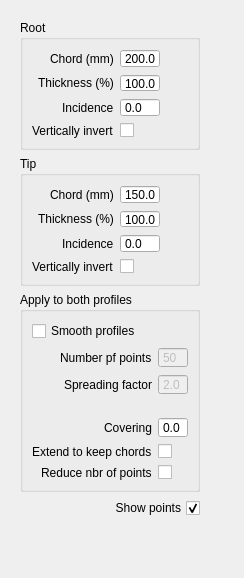
      <widget class="QWidget" name="tabTransform">
       <attribute name="title">
        <string>Transform</string>
       </attribute>
       <layout class="QHBoxLayout" name="horizontalLayout_5">
        <item>
         <widget class="QWidget" name="widgetTransformLeft" native="true">
          <property name="minimumSize">
           <size>
            <width>180</width>
            <height>0</height>
           </size>
          </property>
          <property name="maximumSize">
           <size>
            <width>200</width>
            <height>16777215</height>
           </size>
          </property>
          <layout class="QVBoxLayout" name="verticalLayout_22">
           <item>
            <layout class="QVBoxLayout" name="verticalLayout_5">
             <item>
              <widget class="QGroupBox" name="groupBox">
               <property name="maximumSize">
                <size>
                 <width>180</width>
                 <height>130</height>
                </size>
               </property>
               <property name="title">
                <string>Root</string>
               </property>
               <layout class="QFormLayout" name="formLayout_8">
                <item row="0" column="0">
                 <layout class="QFormLayout" name="formLayout">
                  <property name="labelAlignment">
                   <set>Qt::AlignRight|Qt::AlignTrailing|Qt::AlignVCenter</set>
                  </property>
                  <item row="0" column="0">
                   <widget class="QLabel" name="LRChord">
                    <property name="text">
                     <string>Chord (mm)</string>
                    </property>
                   </widget>
                  </item>
                  <item row="0" column="1">
                   <widget class="QDoubleSpinBox" name="cRoot">
                    <property name="maximumSize">
                     <size>
                      <width>40</width>
                      <height>16777215</height>
                     </size>
                    </property>
                    <property name="buttonSymbols">
                     <enum>QAbstractSpinBox::NoButtons</enum>
                    </property>
                    <property name="decimals">
                     <number>1</number>
                    </property>
                    <property name="minimum">
                     <double>1.000000000000000</double>
                    </property>
                    <property name="maximum">
                     <double>1000.000000000000000</double>
                    </property>
                    <property name="value">
                     <double>200.000000000000000</double>
                    </property>
                   </widget>
                  </item>
                  <item row="1" column="0">
                   <widget class="QLabel" name="LRTickness">
                    <property name="text">
                     <string>Thickness (%)</string>
                    </property>
                   </widget>
                  </item>
                  <item row="1" column="1">
                   <widget class="QDoubleSpinBox" name="thicknessRoot">
                    <property name="maximumSize">
                     <size>
                      <width>40</width>
                      <height>16777215</height>
                     </size>
                    </property>
                    <property name="buttonSymbols">
                     <enum>QAbstractSpinBox::NoButtons</enum>
                    </property>
                    <property name="decimals">
                     <number>1</number>
                    </property>
                    <property name="minimum">
                     <double>1.000000000000000</double>
                    </property>
                    <property name="maximum">
                     <double>1000.000000000000000</double>
                    </property>
                    <property name="value">
                     <double>100.000000000000000</double>
                    </property>
                   </widget>
                  </item>
                  <item row="2" column="0">
                   <widget class="QLabel" name="LRIncidence">
                    <property name="text">
                     <string>Incidence</string>
                    </property>
                   </widget>
                  </item>
                  <item row="2" column="1">
                   <widget class="QDoubleSpinBox" name="incidenceRoot">
                    <property name="maximumSize">
                     <size>
                      <width>40</width>
                      <height>16777215</height>
                     </size>
                    </property>
                    <property name="buttonSymbols">
                     <enum>QAbstractSpinBox::NoButtons</enum>
                    </property>
                    <property name="decimals">
                     <number>1</number>
                    </property>
                    <property name="minimum">
                     <double>-90.000000000000000</double>
                    </property>
                    <property name="maximum">
                     <double>90.000000000000000</double>
                    </property>
                   </widget>
                  </item>
                  <item row="3" column="0">
                   <widget class="QLabel" name="LRVInvert">
                    <property name="text">
                     <string>Vertically invert</string>
                    </property>
                   </widget>
                  </item>
                  <item row="3" column="1">
                   <widget class="QCheckBox" name="vInvertRoot">
                    <property name="text">
                     <string/>
                    </property>
                   </widget>
                  </item>
                 </layout>
                </item>
               </layout>
              </widget>
             </item>
             <item>
              <widget class="QGroupBox" name="groupBox_2">
               <property name="maximumSize">
                <size>
                 <width>180</width>
                 <height>130</height>
                </size>
               </property>
               <property name="title">
                <string>Tip</string>
               </property>
               <layout class="QFormLayout" name="formLayout_9">
                <item row="0" column="0">
                 <layout class="QFormLayout" name="formLayout_2">
                  <property name="labelAlignment">
                   <set>Qt::AlignRight|Qt::AlignTrailing|Qt::AlignVCenter</set>
                  </property>
                  <item row="0" column="0">
                   <widget class="QLabel" name="LTChord">
                    <property name="text">
                     <string>Chord (mm)</string>
                    </property>
                   </widget>
                  </item>
                  <item row="0" column="1">
                   <widget class="QDoubleSpinBox" name="cTip">
                    <property name="maximumSize">
                     <size>
                      <width>40</width>
                      <height>16777215</height>
                     </size>
                    </property>
                    <property name="buttonSymbols">
                     <enum>QAbstractSpinBox::NoButtons</enum>
                    </property>
                    <property name="decimals">
                     <number>1</number>
                    </property>
                    <property name="minimum">
                     <double>1.000000000000000</double>
                    </property>
                    <property name="maximum">
                     <double>1000.000000000000000</double>
                    </property>
                    <property name="value">
                     <double>150.000000000000000</double>
                    </property>
                   </widget>
                  </item>
                  <item row="1" column="0">
                   <widget class="QLabel" name="LTTiickness">
                    <property name="text">
                     <string>Thickness (%)</string>
                    </property>
                   </widget>
                  </item>
                  <item row="1" column="1">
                   <widget class="QDoubleSpinBox" name="thicknessTip">
                    <property name="maximumSize">
                     <size>
                      <width>40</width>
                      <height>16777215</height>
                     </size>
                    </property>
                    <property name="buttonSymbols">
                     <enum>QAbstractSpinBox::NoButtons</enum>
                    </property>
                    <property name="decimals">
                     <number>1</number>
                    </property>
                    <property name="minimum">
                     <double>1.000000000000000</double>
                    </property>
                    <property name="maximum">
                     <double>1000.000000000000000</double>
                    </property>
                    <property name="value">
                     <double>100.000000000000000</double>
                    </property>
                   </widget>
                  </item>
                  <item row="2" column="1">
                   <widget class="QDoubleSpinBox" name="incidenceTip">
                    <property name="maximumSize">
                     <size>
                      <width>40</width>
                      <height>16777215</height>
                     </size>
                    </property>
                    <property name="buttonSymbols">
                     <enum>QAbstractSpinBox::NoButtons</enum>
                    </property>
                    <property name="decimals">
                     <number>1</number>
                    </property>
                    <property name="minimum">
                     <double>-90.000000000000000</double>
                    </property>
                    <property name="maximum">
                     <double>90.000000000000000</double>
                    </property>
                   </widget>
                  </item>
                  <item row="3" column="0">
                   <widget class="QLabel" name="LTVInvert">
                    <property name="text">
                     <string>Vertically invert</string>
                    </property>
                   </widget>
                  </item>
                  <item row="3" column="1">
                   <widget class="QCheckBox" name="vInvertTip">
                    <property name="text">
                     <string/>
                    </property>
                   </widget>
                  </item>
                  <item row="2" column="0">
                   <widget class="QLabel" name="LTIncidence">
                    <property name="text">
                     <string>Incidence</string>
                    </property>
                   </widget>
                  </item>
                 </layout>
                </item>
               </layout>
              </widget>
             </item>
             <item>
              <widget class="QGroupBox" name="groupBox_3">
               <property name="maximumSize">
                <size>
                 <width>180</width>
                 <height>200</height>
                </size>
               </property>
               <property name="title">
                <string>Apply to both profiles</string>
               </property>
               <layout class="QVBoxLayout" name="verticalLayout_8">
                <item>
                 <layout class="QFormLayout" name="formLayout_3">
                  <property name="labelAlignment">
                   <set>Qt::AlignRight|Qt::AlignTrailing|Qt::AlignVCenter</set>
                  </property>
                  <item row="0" column="0">
                   <widget class="QCheckBox" name="smooth">
                    <property name="text">
                     <string>Smooth profiles</string>
                    </property>
                   </widget>
                  </item>
                  <item row="1" column="0">
                   <widget class="QLabel" name="label_2">
                    <property name="text">
                     <string>Number pf points</string>
                    </property>
                   </widget>
                  </item>
                  <item row="1" column="1">
                   <widget class="QSpinBox" name="nbrPoints">
                    <property name="enabled">
                     <bool>false</bool>
                    </property>
                    <property name="maximumSize">
                     <size>
                      <width>30</width>
                      <height>16777215</height>
                     </size>
                    </property>
                    <property name="buttonSymbols">
                     <enum>QAbstractSpinBox::NoButtons</enum>
                    </property>
                    <property name="minimum">
                     <number>2</number>
                    </property>
                    <property name="maximum">
                     <number>500</number>
                    </property>
                    <property name="value">
                     <number>50</number>
                    </property>
                   </widget>
                  </item>
                  <item row="2" column="0">
                   <widget class="QLabel" name="label_3">
                    <property name="toolTip">
                     <string>&lt;html&gt;&lt;head/&gt;&lt;body&gt;&lt;p&gt;The spreading factor allow to change the distribution of the points beween 2 synchonisations points.&lt;/p&gt;&lt;p&gt;This allows e.g. to get more points in the leading edge region.&lt;/p&gt;&lt;p&gt;A value of 1 means a uniform distribution.&lt;/p&gt;&lt;p&gt;A value greater than 1 increases the number of points on the leading edge side.&lt;/p&gt;&lt;p&gt;A value smaller than 1 increases the number of points on the trailing edge side. &lt;/p&gt;&lt;/body&gt;&lt;/html&gt;</string>
                    </property>
                    <property name="text">
                     <string>Spreading factor</string>
                    </property>
                   </widget>
                  </item>
                  <item row="2" column="1">
                   <widget class="QDoubleSpinBox" name="repartition">
                    <property name="enabled">
                     <bool>false</bool>
                    </property>
                    <property name="maximumSize">
                     <size>
                      <width>30</width>
                      <height>16777215</height>
                     </size>
                    </property>
                    <property name="buttonSymbols">
                     <enum>QAbstractSpinBox::NoButtons</enum>
                    </property>
                    <property name="decimals">
                     <number>1</number>
                    </property>
                    <property name="minimum">
                     <double>1.000000000000000</double>
                    </property>
                    <property name="maximum">
                     <double>10.000000000000000</double>
                    </property>
                    <property name="value">
                     <double>2.000000000000000</double>
                    </property>
                   </widget>
                  </item>
                  <item row="4" column="0">
                   <widget class="QLabel" name="label_4">
                    <property name="text">
                     <string>Covering</string>
                    </property>
                   </widget>
                  </item>
                  <item row="4" column="1">
                   <widget class="QDoubleSpinBox" name="covering">
                    <property name="maximumSize">
                     <size>
                      <width>30</width>
                      <height>16777215</height>
                     </size>
                    </property>
                    <property name="buttonSymbols">
                     <enum>QAbstractSpinBox::NoButtons</enum>
                    </property>
                    <property name="decimals">
                     <number>1</number>
                    </property>
                   </widget>
                  </item>
                  <item row="6" column="0">
                   <widget class="QLabel" name="label_6">
                    <property name="text">
                     <string>Reduce nbr of points</string>
                    </property>
                   </widget>
                  </item>
                  <item row="6" column="1">
                   <widget class="QCheckBox" name="reducePoints">
                    <property name="text">
                     <string/>
                    </property>
                   </widget>
                  </item>
                  <item row="5" column="1">
                   <widget class="QCheckBox" name="keepChord">
                    <property name="text">
                     <string/>
                    </property>
                   </widget>
                  </item>
                  <item row="5" column="0">
                   <widget class="QLabel" name="label_5">
                    <property name="text">
                     <string>Extend to keep chords</string>
                    </property>
                   </widget>
                  </item>
                  <item row="3" column="1">
                   <spacer name="verticalSpacer_21">
                    <property name="orientation">
                     <enum>Qt::Vertical</enum>
                    </property>
                    <property name="sizeType">
                     <enum>QSizePolicy::Fixed</enum>
                    </property>
                    <property name="sizeHint" stdset="0">
                     <size>
                      <width>20</width>
                      <height>10</height>
                     </size>
                    </property>
                   </spacer>
                  </item>
                 </layout>
                </item>
               </layout>
              </widget>
             </item>
             <item>
              <widget class="QCheckBox" name="cbShowPoints">
               <property name="layoutDirection">
                <enum>Qt::RightToLeft</enum>
               </property>
               <property name="text">
                <string>Show points</string>
               </property>
               <property name="checked">
                <bool>true</bool>
               </property>
              </widget>
             </item>
             <item>
              <spacer name="verticalSpacer_22">
               <property name="orientation">
                <enum>Qt::Vertical</enum>
               </property>
               <property name="sizeHint" stdset="0">
                <size>
                 <width>20</width>
                 <height>40</height>
                </size>
               </property>
              </spacer>
             </item>
            </layout>
           </item>
          </layout>
         </widget>
        </item>
        <item>
         <widget class="QWidget" name="widgetTransformPlots" native="true">
          <property name="minimumSize">
           <size>
            <width>0</width>
            <height>0</height>
           </size>
          </property>
          <layout class="QVBoxLayout" name="verticalLayout_4">
           <item>
            <widget class="PlotWidget" name="plotTRoot" native="true"/>
           </item>
           <item>
            <widget class="PlotWidget" name="plotTTip" native="true"/>
           </item>
          </layout>
         </widget>
        </item>
       </layout>
      </widget>
